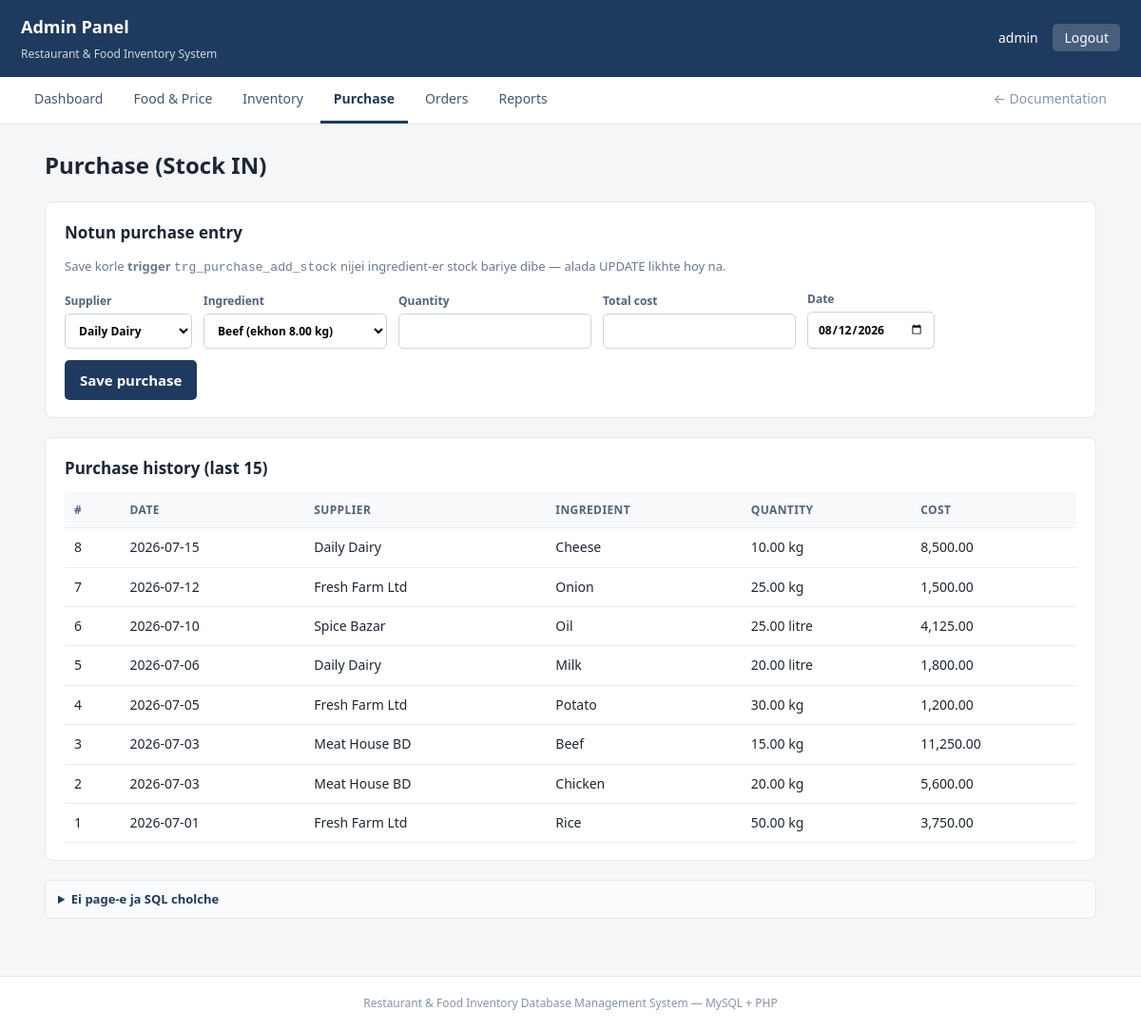
Screenshot of /admin/purchase.php (signed in) with the database file from the repository.
### tables this page shows
CREATE TABLE purchases (
    purchase_id   INT AUTO_INCREMENT PRIMARY KEY,
    supplier_id   INT NOT NULL,
    ingredient_id INT NOT NULL,
    quantity      DECIMAL(10,2) NOT NULL,
    cost          DECIMAL(10,2) NOT NULL,
    purchase_date DATE NOT NULL,
    CHECK (quantity > 0),
    FOREIGN KEY (supplier_id)   REFERENCES suppliers(supplier_id),
    FOREIGN KEY (ingredient_id) REFERENCES ingredients(ingredient_id)
);

CREATE TABLE suppliers (
    supplier_id INT AUTO_INCREMENT PRIMARY KEY,
    name        VARCHAR(100) NOT NULL,
    phone       VARCHAR(20)  NOT NULL UNIQUE,
    email       VARCHAR(100) UNIQUE,
    address     VARCHAR(150)
);

CREATE TABLE ingredients (
    ingredient_id INT AUTO_INCREMENT PRIMARY KEY,
    name          VARCHAR(100) NOT NULL UNIQUE,
    unit          VARCHAR(10)  NOT NULL,              
    quantity      DECIMAL(10,2) NOT NULL DEFAULT 0,
    reorder_level DECIMAL(10,2) NOT NULL DEFAULT 5,   
    unit_price    DECIMAL(10,2) NOT NULL,
    supplier_id   INT,
    CHECK (quantity >= 0),
    CHECK (unit_price >= 0),
    FOREIGN KEY (supplier_id) REFERENCES suppliers(supplier_id)
        ON DELETE SET NULL
);

### admin/purchase.php (the view, shortened to what this page needs)
<?php
require __DIR__ . '/../config.php';
$suppliers   = $conn->query("SELECT supplier_id, name FROM suppliers ORDER BY name");
$ingredients = $conn->query("SELECT ingredient_id, name, unit, quantity, unit_price
                             FROM ingredients ORDER BY name");
$hist_sql = "SELECT p.purchase_id, s.name AS supplier, i.name AS ingredient,
                    p.quantity, i.unit, p.cost, p.purchase_date
             FROM purchases p
             JOIN suppliers   s ON p.supplier_id   = s.supplier_id
             JOIN ingredients i ON p.ingredient_id = i.ingredient_id
             ORDER BY p.purchase_id DESC
             LIMIT 15";
$history = $conn->query($hist_sql);
require __DIR__ . '/../header.php';
?>
<div class="card">
  <h2>Notun purchase entry</h2>
  <p class="hint">Save korle <b>trigger</b> <code>trg_purchase_add_stock</code>
     nijei ingredient-er stock bariye dibe — alada UPDATE likhte hoy na.</p>
  <form method="post" class="rowform">
    <label>Supplier
      <select name="supplier_id" required>
        <?php while ($s = $suppliers->fetch_assoc()): ?>
          <option value="<?= (int)$s['supplier_id'] ?>"><?= h($s['name']) ?></option>
        <?php endwhile; ?>
      </select>
    </label>
    <label>Ingredient
      <select name="ingredient_id" required>
        <?php while ($i = $ingredients->fetch_assoc()): ?>
          <option value="<?= (int)$i['ingredient_id'] ?>">
            <?= h($i['name']) ?> (ekhon <?= tk($i['quantity']) ?> <?= h($i['unit']) ?>)
          </option>
        <?php endwhile; ?>
      </select>
    </label>
    <label>Quantity <input type="number" name="quantity" step="0.01" min="0.01" required></label>
    <label>Total cost <input type="number" name="cost" step="0.01" min="0" required></label>
    <label>Date <input type="date" name="purchase_date" value="<?= date('Y-m-d') ?>"></label>
    <button type="submit">Save purchase</button>
  </form>
</div>
<div class="card">
  <h2>Purchase history (last 15)</h2>
  <table>
    <tr><th>#</th><th>Date</th><th>Supplier</th><th>Ingredient</th>
        <th>Quantity</th><th>Cost</th></tr>
    <?php while ($p = $history->fetch_assoc()): ?>
    <tr>
      <td><?= (int)$p['purchase_id'] ?></td>
      <td><?= h($p['purchase_date']) ?></td>
      <td><?= h($p['supplier']) ?></td>
      <td><?= h($p['ingredient']) ?></td>
      <td><?= tk($p['quantity']) ?> <?= h($p['unit']) ?></td>
      <td><?= tk($p['cost']) ?></td>
    </tr>
    <?php endwhile; ?>
  </table>
</div>
<?php
require __DIR__ . '/../footer.php';

### panel.css (style rules this page uses)
* { box-sizing: border-box; }
body { margin: 0; font: 15px/1.6 system-ui, -apple-system, "Segoe UI", Roboto, sans-serif; background: #f4f6f8; color: #1c2733; }
.card { background: #fff; border: 1px solid #e3e8ee; border-radius: 8px; padding: 18px 20px; margin-bottom: 20px; }
.card h2 { font-size: 17px; margin: 0 0 12px; }
.hint { font-size: 13px; color: #6b7a8d; margin: 0 0 12px; }
.rowform { display: flex; flex-wrap: wrap; gap: 12px; align-items: flex-end; }
.rowform label, .loginbox label { display: flex; flex-direction: column; gap: 4px; font-size: 12px; color: #55637a; font-weight: 600; }
input, select { font: inherit; padding: 8px 10px; border: 1px solid #cbd4de; border-radius: 5px; background: #fff; }
button { font: inherit; font-weight: 600; cursor: pointer; padding: 9px 16px; border: 0; border-radius: 5px; background: #1f3a5f; color: #fff; }
table { width: 100%; border-collapse: collapse; font-size: 14px; }
th, td { padding: 9px 10px; text-align: left; border-bottom: 1px solid #eaeef3; }
th { background: #f7f9fb; font-size: 12px; text-transform: uppercase; letter-spacing: .4px; color: #55637a; }

### rows the page displays
purchases: purchase_id "8", purchase_date "2026-07-15", supplier.name "Daily Dairy", ingredient.name "Cheese", quantity "10.00", ingredient.unit "kg", cost "8,500.00"
purchases: purchase_id "7", purchase_date "2026-07-12", supplier.name "Fresh Farm Ltd", ingredient.name "Onion", quantity "25.00", ingredient.unit "kg", cost "1,500.00"
purchases: purchase_id "6", purchase_date "2026-07-10", supplier.name "Spice Bazar", ingredient.name "Oil", quantity "25.00", ingredient.unit "litre", cost "4,125.00"
purchases: purchase_id "5", purchase_date "2026-07-06", supplier.name "Daily Dairy", ingredient.name "Milk", quantity "20.00", ingredient.unit "litre", cost "1,800.00"
purchases: purchase_id "4", purchase_date "2026-07-05", supplier.name "Fresh Farm Ltd", ingredient.name "Potato", quantity "30.00", ingredient.unit "kg", cost "1,200.00"
purchases: purchase_id "3", purchase_date "2026-07-03", supplier.name "Meat House BD", ingredient.name "Beef", quantity "15.00", ingredient.unit "kg", cost "11,250.00"
purchases: purchase_id "2", purchase_date "2026-07-03", supplier.name "Meat House BD", ingredient.name "Chicken", quantity "20.00", ingredient.unit "kg", cost "5,600.00"
purchases: purchase_id "1", purchase_date "2026-07-01", supplier.name "Fresh Farm Ltd", ingredient.name "Rice", quantity "50.00", ingredient.unit "kg", cost "3,750.00"

### other values shown
$uname "admin"
$label "Dashboard"
$label "Food & Price"
$label "Inventory"
$label "Purchase"
$label "Orders"
$label "Reports"
$page_title "Purchase (Stock IN)"
form field supplier_id "Daily Dairy"
form field ingredient_id "Beef (ekhon 8.00 kg)"
